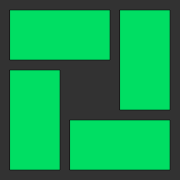
Frame 1 (no input)
Frame 60 (no input): identical to frame 1, image omitted
Frame 120 (the mouse pressed at the canvas centre since frame 60): identical to frame 1, image omitted

The p5.js sketch that drew this single still picture (run headless with seeded random() and noise() and a simulated clock; from frame 60 on, the mouse is pressed at the canvas centre):

// p5.js sketch
// ── sketch.js
function setup() {
  createCanvas(180, 180);
  rectMode(CENTER);
}

function draw() {
  scale(.5);
  background(50);

  if ( mouseInBox(120, 70, 200, 100))
    fill(222, 0, 0);
  else
    fill(0,222,99);  
  rect(120, 70, 200, 100);

  if ( mouseInBox(290, 120, 100, 200)) 
    fill(222, 0, 0);
  else
    fill(0,222,99);
  rect(290, 120, 100, 200);

  if ( mouseInBox(240, 290, 200, 100)) 
    fill(222, 0, 0);
  else
    fill(0,222,99);
  rect(240, 290, 200, 100);

  if ( mouseInBox(70, 240, 100, 200) ) 
    fill(222, 0, 0);
  else
    fill(0,222,99);  
  rect(70, 240, 100, 200);


}

//returns true if the (mouseX,mouseY) is currently within the box defined by x, y, w, and h
function mouseInBox(x, y, w, h) {
  var mx = mouseX;
  var my = mouseY;
  return mx>(x-w/2)/2 && my>(y-h/2)/2 && mx<(x+w/2)/2 && my<(y+h/2)/2;
}
